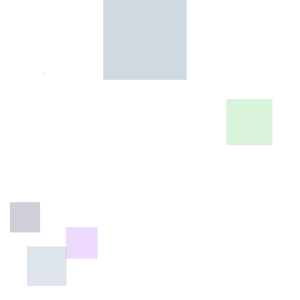
Frame 1 (no input)
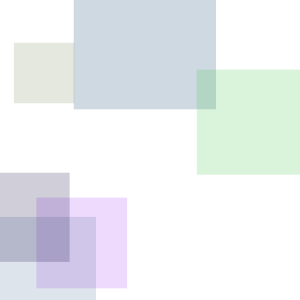
Frame 60 (the mouse pressed at the canvas centre just before this capture)
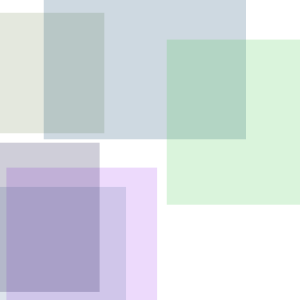
Frame 120 (the mouse held since frame 60 and released just before this capture)

The Processing sketch that drew these frames (run headless with seeded random() and noise(); from frame 60 on, the mouse is pressed at the canvas centre):

// Processing sketch: processing_21657
// ── processing_21657.pde

Box[] boxs = new Box[6];

color boxColor;


void setup(){
size(300,300);
rectMode(CENTER);
noStroke();

for(int i=0; i < boxs.length;i++){
  boxColor = color(random(255),random(255),random(255),50);
  boxs[i] = new Box(boxColor,random(20,width-20),random(20,height-20), random(100));
}
}

void draw(){
  background(255);
  for(int i=0; i < boxs.length;i++){
  
    boxs[i].display();
    boxs[i].grow();
  }  
}

class Box{
  
  float xpos;
  float ypos;
  float boxSize;
  color c;
  
  Box(color c_,float xpos_,float ypos_,float boxSize_){
    c = c_;
    xpos = xpos_;
    ypos = ypos_;
    boxSize = boxSize_;
  }
  
  void display(){
    fill(c);
    rect(xpos,ypos,boxSize,boxSize);
    
  
  }
  
  void grow(){
    
    if (boxSize > width){
    boxSize = 1;
    }
    
    boxSize++;
    
  }
}
    
